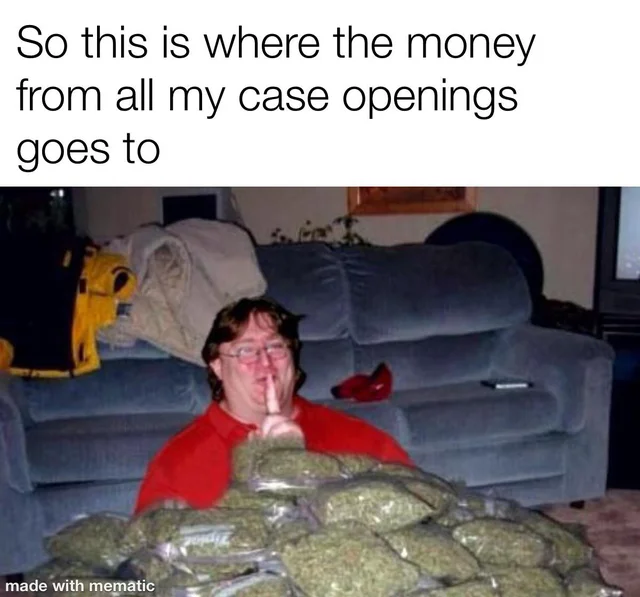
#> input picture gray scaling image/gabenweed.jpg, 640 x 597 px
$ python grayScaled.py
#> lines starting #> are read from the running program, lines starting #| are printed output that depends on the picture
import cv2
import numpy as np
import os


img1 = cv2.imread("gabenweed.jpg", 0)
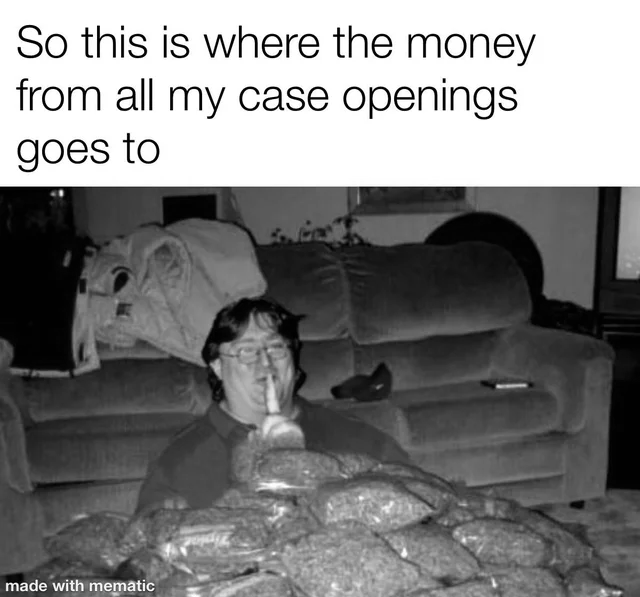
#> img1: shape (597, 640); min 0, max 255, mean 126.7
cv2.imwrite("grayScaled.png", img1)
img2 = cv2.imread("grayScaled.png")
#> img2: shape (597, 640, 3); min 0, max 255, mean 126.7
cv2.rectangle(img2, (250,200), (350,300), (0,0,255), -1)
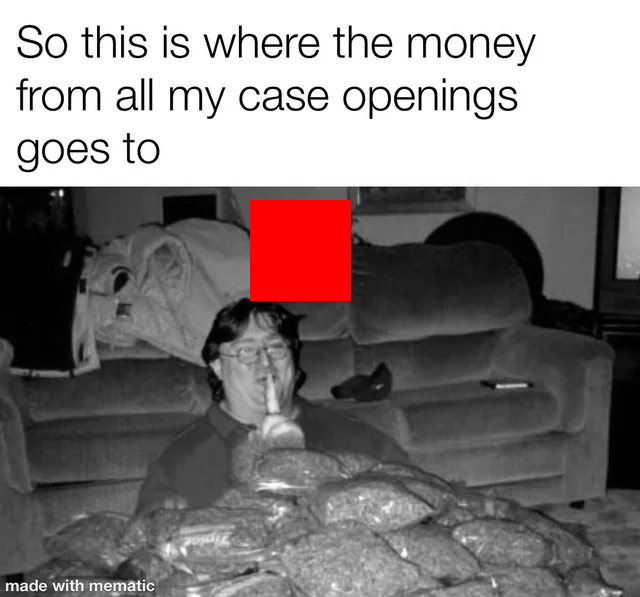
#> img2: shape (597, 640, 3); mean B, G, R 125.2, 125.2, 132
try:
    os.remove("grayScaled.png")
except:
    pass


cv2.imshow("image", img2)
cv2.waitKey(0)
cv2.destroyAllWindows()
